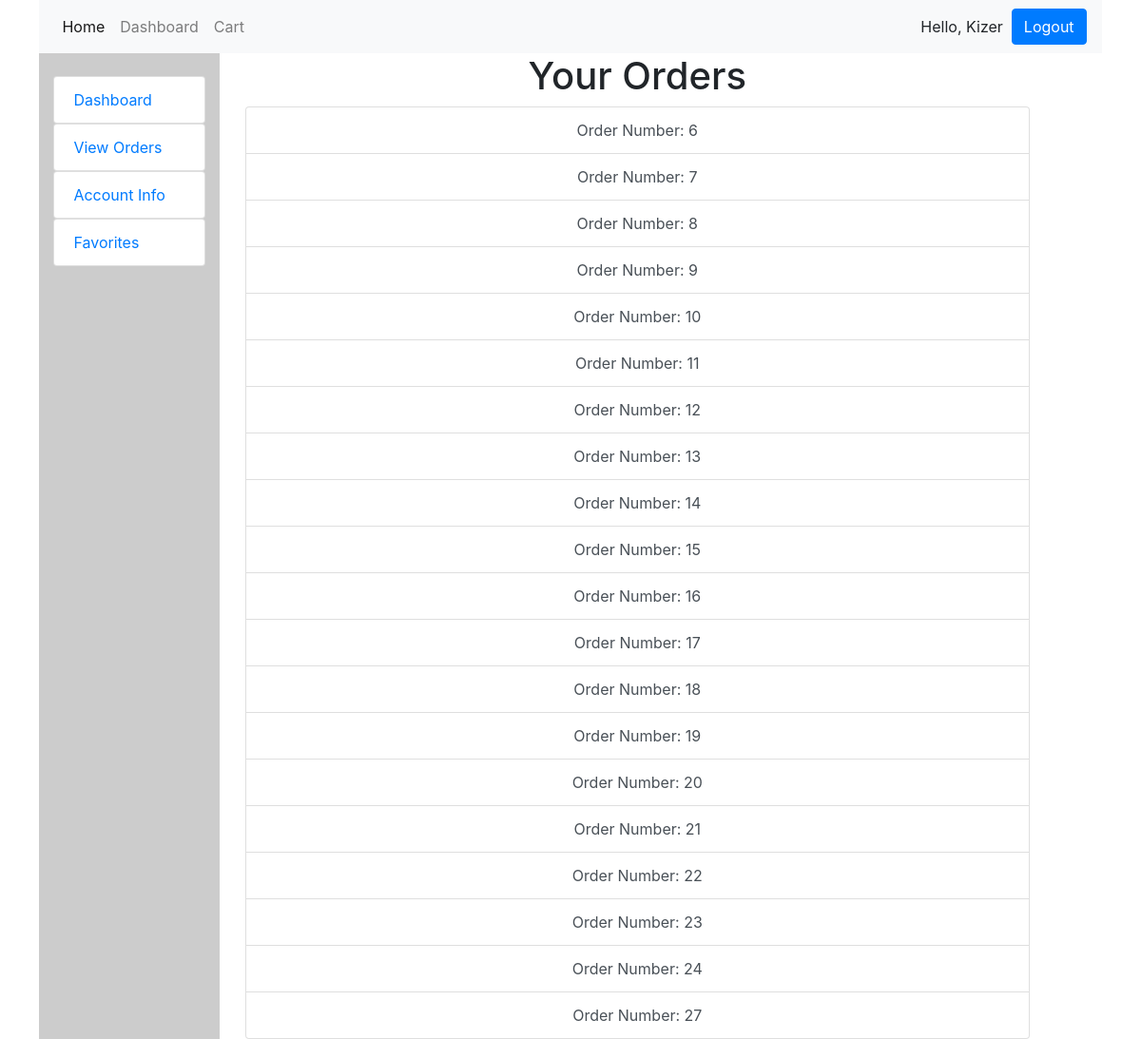
Page /dashboard/recent_orders (signed in) on the committed database.
### store_app/models.py (models this page shows)
class User(models.Model):
    first_name = models.CharField(max_length=255)
    last_name = models.CharField(max_length=255)
    email = models.CharField(max_length=255)
    password = models.CharField(max_length=255)
    level = models.IntegerField(max_length=1, default=1)
    dob = models.DateField()
    address_1 = models.CharField(max_length=255)
    address_2 = models.CharField(max_length=255, default="")
    city = models.CharField(max_length=255)
    state = models.CharField(max_length=255)
    zip = models.IntegerField(max_length=5)
    total = models.FloatField(null=True, default=0)
    created_at = models.DateTimeField(auto_now_add=True)
    updated_at = models.DateTimeField(auto_now=True)
    objects = Validators()

class Order(models.Model):
    product = models.TextField()
    user = models.ForeignKey(User, related_name="userorders", on_delete = models.CASCADE)
    tracking = models.CharField(max_length=255, default="")
    subtotal = models.FloatField(default=0)
    tax = models.FloatField(default=0)
    total = models.FloatField(default=0)
    shipping = models.FloatField(default=0)
    created_at = models.DateTimeField(auto_now_add=True)
    updated_at = models.DateTimeField(auto_now=True)

### store_app/views.py (the view)
# urls.py: path('dashboard/recent_orders', views.recentorders),
def recentorders(request):
    if "user_id" not in request.session:
        return redirect ('/login')
    userid = request.session["user_id"]
    user = User.objects.get(id=userid)
    userorders = user.userorders.all()
    context={
        "userorders": userorders,
    }
    return render(request, "recentorders.html", context)

### store_app/templates/recentorders.html (shortened to what this page needs)
<!DOCTYPE html>
<html lang="en">
<head>
    {% include 'headerimports.html' %}
</head>
<body>
    <div class="container">
        <div class="row">
            <div class="col-12 navbartop">
                {% include 'navbar.html' %}
            </div>
        </div>
        <div class="row">
            {% include 'regdashboard.html' %}
            <div class="col-9 main">
                <h1 class="store-header">Your Orders</h1>
                <div class="list-group dashboard">
                    {% for order in userorders %}
                    <a href="/dashboard/order/{{order.id}}" class="list-group-item list-group-item-action">Order Number: {{order.id}}</a> {% endfor %}
                </div>
            </div>
        </div>
    </div>
</body>
</html>

### store_app/templates/navbar.html (shortened to what this page needs)
<nav class="navbar navbar-expand-lg navbar-light bg-light">
    <div class="collapse navbar-collapse" id="navbarSupportedContent">
        <ul class="navbar-nav mr-auto">
            <li class="nav-item active">
                <a class="nav-link" href="/">Home <span class="sr-only">(current)</span></a>
            </li>
            <li class="nav-item">
                <a class="nav-link" href="/dashboard">Dashboard</a>
            </li>
            <li class="nav-item">
                <a class="nav-link" href="/cart">Cart</a>
            </li>
        </ul>
        {% if request.session.user_id %}Hello, {{request.session.username}} &nbsp; <a class="btn btn-primary" href="/logout" role="button">Logout</a>{% else %}<a class="btn btn-primary" href="/register" role="button">Register</a>&nbsp;<a class="btn btn-primary"
            href="/login" role="button">Login</a>{% endif %}
    </div>
</nav>

### store_app/static/css/style.css (style rules this page uses)
.store-header { text-align: center; }
.navbartop { padding: 0 1%; }
.dashboard { text-align: center; }

### rows in the picture
User: session.username "Kizer"
Order: id "6"
Order: id "7"
Order: id "8"
Order: id "9"
Order: id "10"
Order: id "11"
Order: id "12"
Order: id "13"
Order: id "14"
Order: id "15"
Order: id "16"
Order: id "17"
Order: id "18"
Order: id "19"
Order: id "20"
Order: id "21"
Order: id "22"
Order: id "23"
Order: id "24"
Order: id "27"
